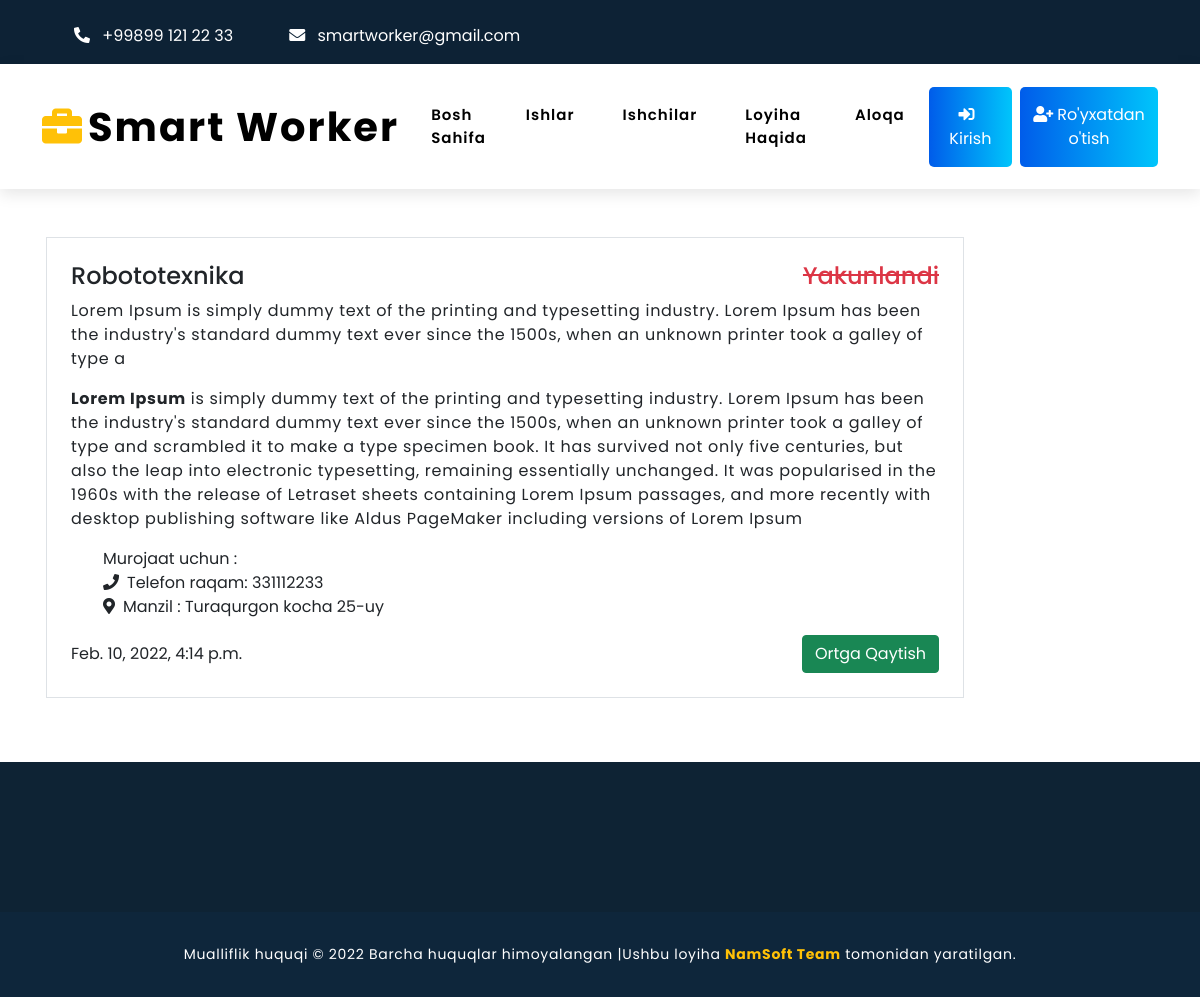
Page /announce_details/1 on the committed database.
### mardikor/models.py (models this page shows, shortened)
class Advertisement(models.Model):
    STATUS=(
        ('Aktiv','Aktiv'),('Yakunlandi','Yakunlandi')
    )
    PERMISSION_STATUS=(
        ('Ha','Ha'),('Yoq','Yoq')
    )
    user=models.ForeignKey(User,on_delete=models.CASCADE)
    category=models.ForeignKey(Category,on_delete=models.CASCADE)
    title=models.CharField(max_length=200)
    body=RichTextField()
    phone=models.CharField(max_length=100)
    address=models.TextField()
    condition=models.CharField(choices=STATUS,max_length=50,default='Aktiv')
    permission=models.CharField(choices=PERMISSION_STATUS,max_length=50,default='Yoq')
    created_at = models.DateTimeField(auto_now_add=True, null=True)
    updated_at = models.DateTimeField(auto_now_add=True, null=True)

class Category(models.Model):
    name=models.CharField(max_length=100)
    image=models.ImageField(upload_to='media/categoryImg',blank=True)
    created_at = models.DateTimeField(auto_now_add=True, null=True)
    updated_at = models.DateTimeField(auto_now_add=True, null=True)
    def __str__(self):
        return self.name

### mardikor/views.py (the view)
# urls.py: path('announce_details/<int:pk>',announce_details,name='announce_details'),
def announce_details(request,pk):
    data=Advertisement.objects.get(id=pk)
    context={
        'info':data
    }
    return render(request,'announce_details.html',context)

### templates/announce_details.html
{% extends 'base.html' %}
{% block mycontent %}
<div class="container mt-5">
    <div class="row" style="padding-bottom:2.5rem;">
        <div class="col-12 col-lg-10 single-job-items mb-4 px-3">
            <div class="job-items border p-4 ">
              <div class="job-tittle">
                <a href="job_details.html" class="text-decoration-none text-dark">
                  <div class="d-flex justify-content-between">
                    <h4>{{info.category}}</h4>
                    {% if info.condition == 'Yakunlandi' %}
                    <h4 class="text-danger"><s>{{info.condition}}</s></h4>
                    {% else %}
                    <h4 class="text-success">{{info.condition}}</h4>
                    {% endif %}
                  </div>
                </a>
                <p>
                  {{info.title |safe}}
                </p>
                  <p>{{info.body |safe}}</p>
                <div class="d-flex justify-content-between">
                  <ul>
                    <li>Murojaat uchun : </li>
                    <li><i class="fas fa-phone me-2"></i>Telefon raqam: <span>{{info.phone}}</span></li>
                    <li><i class="fas fa-map-marker-alt me-2"></i>Manzil : <span>{{info.address}}</span></li>
                  </ul>
                </div>
              </div>
              <div class="items-link d-flex justify-content-between align-items-center">
                <span class="oclock">{{info.created_at}}</span>
                <a href="{% url 'index-page'%}" class="btn h-25 btn-success">Ortga Qaytish</a>
              </div>
            </div>
          </div>
    </div>
</div>
{% endblock %}

### static/css/style.css (style rules this page uses)
* { margin: 0;padding: 0;box-sizing: border-box; font-family: 'Poppins', sans-serif; }
p { font-family: 'Poppins', sans-serif; letter-spacing: .7px; }
.job-items { transition: all .3s linear; }
.job-tittle a { color: black; text-decoration: none; }
.job-tittle ul { list-style: none; }
.servicesCards:hover h3,span { transition: all .4s ease-in-out; }

### rows in the picture
Advertisement: category "Robototexnika", condition "Yakunlandi", title "Lorem Ipsum is simply dummy text of the printing and typesetting industry. Lorem Ipsum has been the industry's standard dummy text ever since the 1500s, when an unknown printer took a galley of type a", body "Lorem Ipsum is simply dummy text of the printing and typesetting industry. Lorem Ipsum has been the industry's standard dummy text ever since the 1500s, when an unknown printer took a galley of type and scrambled it to make a type specimen book. It has survived not only five centuries, but also the leap into electronic typesetting, remaining essentially unchanged. It was popularised in the 1960s with the release of Letraset sheets containing Lorem Ipsum passages, and more recently with desktop publishing software like Aldus PageMaker including versions of Lorem Ipsum", phone "331112233", address "Turaqurgon kocha 25-uy", created_at "Feb. 10, 2022, 4:14 p.m."
